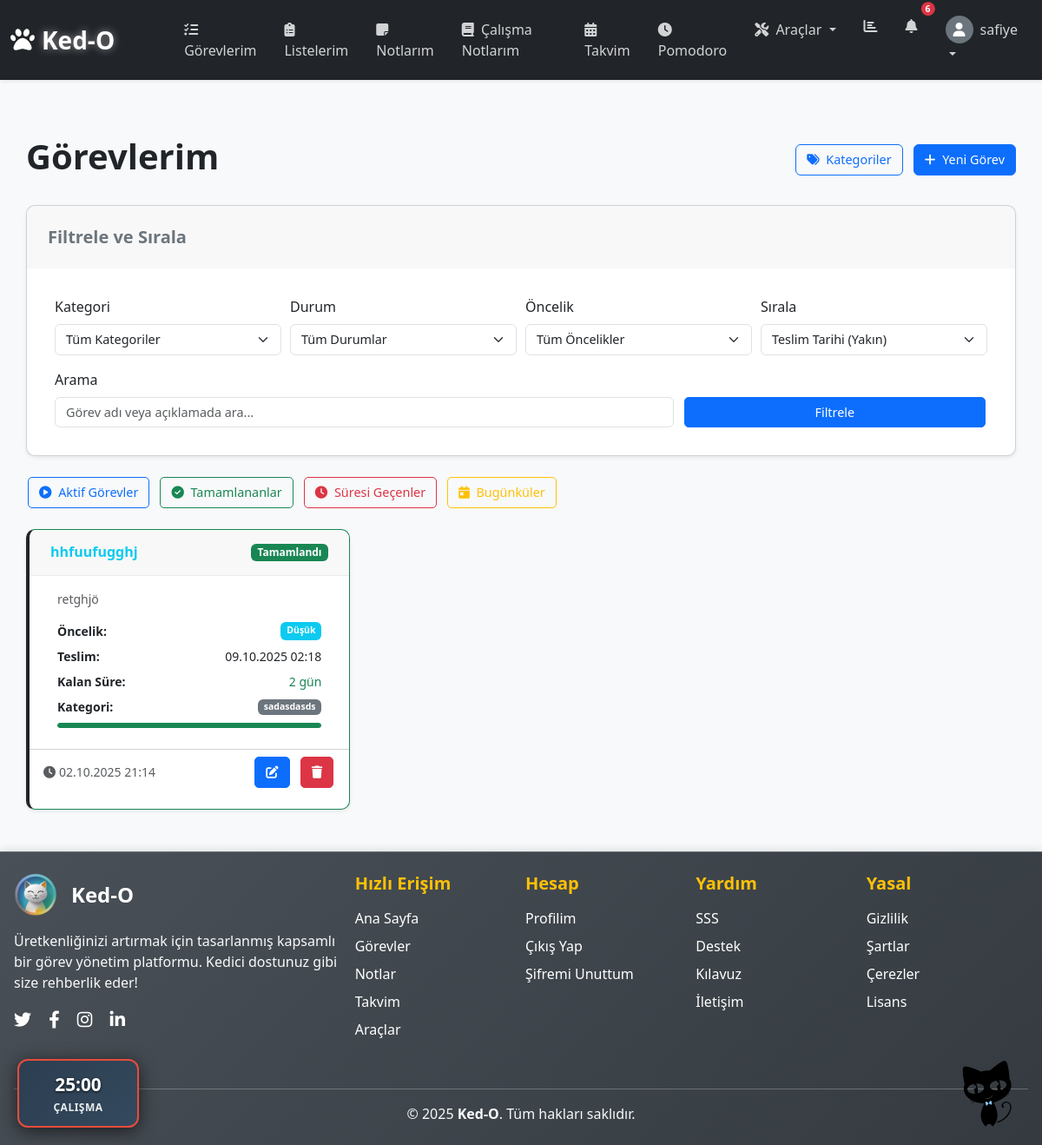
The page /todo/ (signed in) on the database as committed earlier.
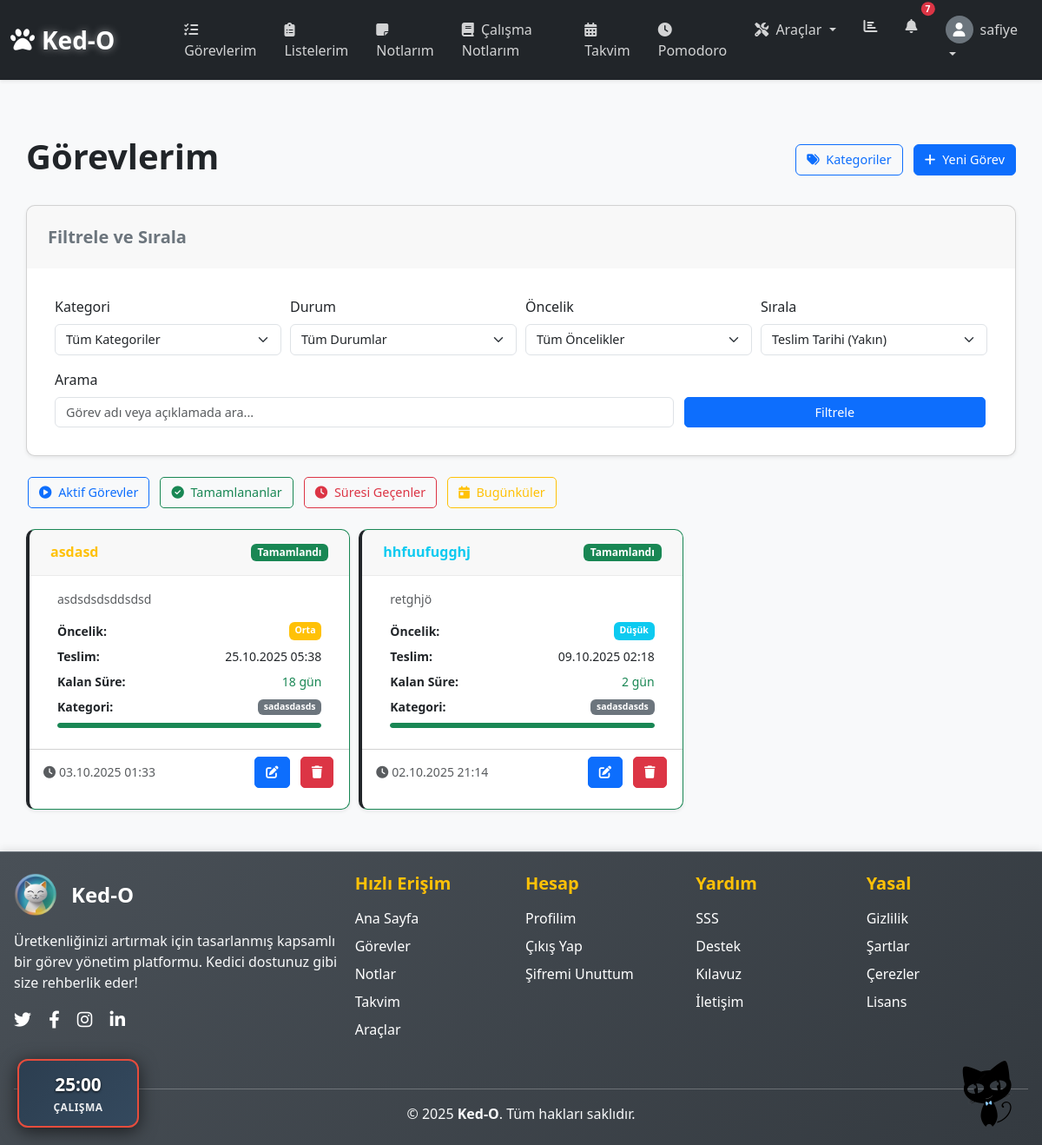
The same page on the database as committed later.
### todo/models.py (models this page shows, shortened)
class Task(models.Model):
    PRIORITY_CHOICES = [
        ('H', 'Yüksek'),
        ('M', 'Orta'),
        ('L', 'Düşük'),
    ]
    STATUS_CHOICES = [
        ('todo', 'Yapılacak'),
        ('in_progress', 'Devam Ediyor'),
        ('completed', 'Tamamlandı'),
        ('overdue', 'Süresi Geçmiş'),
    ]
    user = models.ForeignKey(User, on_delete=models.CASCADE, related_name='tasks')
    title = models.CharField(max_length=200)
    description = models.TextField(blank=True)
    due_date = models.DateTimeField(null=True, blank=True)  # NULL olabilir
    priority = models.CharField(max_length=1, choices=PRIORITY_CHOICES, default='M')
    status = models.CharField(max_length=20, choices=STATUS_CHOICES, default='todo')
    created_at = models.DateTimeField(auto_now_add=True)
    updated_at = models.DateTimeField(auto_now=True)
    completed_at = models.DateTimeField(null=True, blank=True)
    category = models.ForeignKey(
        'Category',
        on_delete=models.SET_NULL,
        null=True,
        blank=True,
        related_name='tasks'
    )
    class Meta:
        ordering = ['-due_date']
        verbose_name_plural = 'Görevler'
        indexes = [
            models.Index(fields=['user', 'due_date']),
            models.Index(fields=['user', 'status']),
            models.Index(fields=['user', 'priority']),
            models.Index(fields=['user', 'category']),
            models.Index(fields=['due_date']),
            models.Index(fields=['status']),
            models.Index(fields=['priority']),
            models.Index(fields=['completed_at']),
            models.Index(fields=['user', 'status', 'due_date']),
            models.Index(fields=['user', 'priority', 'due_date']),
        ]
    @property
    def is_completed(self):
        return self.status == 'completed'
    @property
    def time_remaining(self):
        if not self.due_date:
            return "Süre belirtilmemiş"
        now = timezone.now()
        if self.due_date > now:
            delta = self.due_date - now
            if delta.days > 0:
                return f"{delta.days} gün"
            elif delta.seconds // 3600 > 0:
                return f"{delta.seconds // 3600} saat"
            else:
                return f"{delta.seconds // 60} dakika"
        else:
            return "Süresi doldu"
    @property
    def is_almost_due(self):
        if not self.due_date:
            return False
        now = timezone.now()
        return (self.due_date - now).total_seconds() < 86400 and not self.is_completed and not self.is_overdue

class Category(models.Model):
    user = models.ForeignKey(User, on_delete=models.CASCADE, related_name='todo_categories')
    name = models.CharField(max_length=100)
    color = models.CharField(max_length=7, default='#6c757d')
    slug = models.SlugField(max_length=100, unique=True, blank=True)
    created_at = models.DateTimeField(auto_now_add=True)
    updated_at = models.DateTimeField(auto_now=True)
    class Meta:
        verbose_name_plural = 'Kategoriler'
        ordering = ['name']
        unique_together = ['user', 'name']
        indexes = [
            models.Index(fields=['user', 'name']),
            models.Index(fields=['slug']),
        ]

### todo/views.py (the view, shortened to what this page needs)
# urls.py: path('', views.task_list, name='task_list'),
@login_required
def task_list(request):
    category_id = request.GET.get('category', '')
    status = request.GET.get('status', '')
    priority = request.GET.get('priority', '')
    search = request.GET.get('search', '')
    sort = request.GET.get('sort', '-due_date')
    due_date = request.GET.get('due_date', '')
    tasks = Task.objects.filter(user=request.user).select_related('category')
    quick_filter = request.GET.get('filter', '')
    if category_id:
        tasks = tasks.filter(category__id=category_id)
    if status:
        tasks = tasks.filter(status=status)
    if priority:
        tasks = tasks.filter(priority=priority)
    if search:
        tasks = tasks.filter(
            Q(title__icontains=search) |
            Q(description__icontains=search)
        )
    if due_date:
        try:
            filter_date = datetime.strptime(due_date, '%Y-%m-%d').date()
            tasks = tasks.filter(due_date__date=filter_date)
        except ValueError:
            pass
    tasks = tasks.order_by(sort)
    paginator = Paginator(tasks, 9)  # 3x3 grid için 9 görev
    page_number = request.GET.get('page')
    page_obj = paginator.get_page(page_number)
    categories = Category.objects.filter(user=request.user).only('id', 'name', 'color')
    context = {
        'page_obj': page_obj,
        'status_choices': Task.STATUS_CHOICES,
        'priority_choices': Task.PRIORITY_CHOICES,
        'categories': categories,
        'current_category': category_id,
        'current_status': status,
        'current_priority': priority,
        'current_search': search,
        'current_sort': sort,
        'current_due_date': due_date,
        'current_filter': quick_filter,
        'has_filters': any([category_id, status, priority, search, due_date, quick_filter])
    }
    return render(request, 'todo/task_list.html', context)

### dashboard/templatetags/cat_utils.py (called while the page is built)
@register.simple_tag
def cat_image(image_name, position='fixed-tr', size='md', effect='float', custom_class='', custom_style='', clickable=True):
    if size in SIZE_MAP:
        size_class = SIZE_MAP[size]
        inline_size = ''
    else:
        size_class = ''
        inline_size = f'width: {size};'
    position_class = POSITION_MAP.get(position, POSITION_MAP['fixed-tr'])
    effect_class = EFFECT_MAP.get(effect, EFFECT_MAP['float'])
    clickable_class = 'cat-clickable' if clickable else ''
    html = f'''
    <div class="{position_class} {size_class} {effect_class} {clickable_class} {custom_class}"
         style="{custom_style}">
        <img src="/static/images/{image_name}"
             alt="Sevimli Kedi"
             class="cat-image"
             style="{inline_size}">
    </div>
    '''
    return mark_safe(html)

### user_profile/context_processors.py (called while the page is built)
def badge_notifications(request):
    if request.user.is_authenticated:
        new_badges_count = UserBadge.objects.filter(
            user_profile=request.user.profile,
            is_seen=False
        ).count()
        return {'new_badges_count': new_badges_count}
    return {'new_badges_count': 0}

### todo/templates/todo/task_list.html (shortened to what the changed rows need)
{% extends "core/base.html" %}
{% load static %}
{% load cat_utils %}
{% block content %}
<div class="container mt-4">
    <div class="d-flex justify-content-between align-items-center mb-4">
        <h1>Görevlerim</h1>
    </div>
    {% if page_obj %}
    <div class="row">
        {% for task in page_obj %}
        <div class="col-lg-4 col-md-6 mb-4">
            <div class="card h-100 shadow-sm task-card {% if task.status == 'completed' %}border-success{% elif task.status == 'overdue' %}border-danger{% elif task.priority == 'H' %}border-danger{% elif task.priority == 'M' %}border-warning{% else %}border-info{% endif %}">
                <a href="{% url 'todo:task_detail' task.pk %}" class="text-decoration-none text-dark">
                    <div class="card-header d-flex justify-content-between align-items-center py-3">
                        <h6 class="card-title mb-0 fw-bold text-{% if task.priority == 'H' %}danger{% elif task.priority == 'M' %}warning{% else %}info{% endif %}">
                            {{ task.title|truncatechars:30 }}
                        </h6>
                        <span class="badge bg-{% if task.status == 'completed' %}success{% elif task.status == 'in_progress' %}primary{% elif task.status == 'overdue' %}danger{% else %}secondary{% endif %}">
                            {{ task.get_status_display }}
                        </span>
                    </div>
                    <div class="card-body py-3">
                        <p class="card-text small text-muted">{{ task.description|truncatechars:80|default:"Açıklama yok" }}</p>
                        <div class="task-meta small">
                            <div class="d-flex justify-content-between mb-2">
                                <span class="fw-bold">Öncelik:</span>
                                <span class="badge bg-{% if task.priority == 'H' %}danger{% elif task.priority == 'M' %}warning{% else %}info{% endif %}">
                                    {{ task.get_priority_display }}
                                </span>
                            </div>
                            <div class="d-flex justify-content-between mb-2">
                                <span class="fw-bold">Teslim:</span>
                                <span class="{% if task.is_almost_due %}text-warning fw-bold{% endif %}">
                                    {{ task.due_date|date:"d.m.Y H:i" }}
                                </span>
                            </div>
                            <div class="d-flex justify-content-between mb-2">
                                <span class="fw-bold">Kalan Süre:</span>
                                <span class="{% if task.status == 'overdue' %}text-danger fw-bold{% elif task.is_almost_due %}text-warning{% else %}text-success{% endif %}">
                                    {{ task.time_remaining }}
                                </span>
                            </div>
                            {% if task.category %}
                            <div class="d-flex justify-content-between align-items-center mb-2">
                                <span class="fw-bold">Kategori:</span>
                                <span class="badge" style="background-color: {{ task.category.color }}; color: white;">
                                    {{ task.category.name }}
                                </span>
                            </div>
                            {% endif %}
                        </div>
                        <div class="progress mb-2" style="height: 6px;">
                            {% if task.status == 'completed' %}
                            <div class="progress-bar bg-success" role="progressbar" style="width: 100%"></div>
                            {% elif task.status == 'in_progress' %}
                            <div class="progress-bar bg-primary" role="progressbar" style="width: 50%"></div>
                            {% else %}
                            <div class="progress-bar bg-secondary" role="progressbar" style="width: 10%"></div>
                            {% endif %}
                        </div>
                    </div>
                </a>
                <div class="card-footer bg-transparent d-flex justify-content-between align-items-center py-2">
                    <small class="text-muted">
                        <i class="fas fa-clock me-1"></i>{{ task.updated_at|date:"d.m.Y H:i" }}
                    </small>
                    <div class="d-flex gap-2">
                        <a href="{% url 'todo:task_update' task.pk %}" class="btn btn-primary btn-sm" title="Düzenle">
                            <i class="fas fa-edit"></i>
                        </a>
                        <a href="{% url 'todo:task_delete' task.pk %}" class="btn btn-danger btn-sm" title="Sil">
                            <i class="fas fa-trash"></i>
                        </a>
                    </div>
                </div>
            </div>
        </div>
        {% endfor %}
    </div>
    {% else %}
    <div class="alert alert-info text-center">
        <i class="fas fa-info-circle fa-2x mb-3"></i>
        <h4>Görev bulunamadı</h4>
        <p class="mb-0">Yeni görev eklemek için "Yeni Görev" butonuna tıklayın</p>
    </div>
    {% endif %}
</div>
{% endblock %}

### templates/core/navbar.html (shortened to what the changed rows need)
{% load static %}
<nav class="navbar navbar-expand-lg navbar-dark bg-dark sticky-top shadow-sm">
    <div class="container-fluid">
        <div class="collapse navbar-collapse" id="navbarMain">
            {% if user.is_authenticated %}
                <ul class="navbar-nav ms-auto">
                    <li class="nav-item dropdown">
                        <a class="nav-link position-relative nav-link-custom" href="#" id="notificationsDropdown"
                            role="button" data-bs-toggle="dropdown" aria-expanded="false">
                            <i class="fas fa-bell"></i>
                            {% if unread_notifications_count > 0 %}
                            <span id="notification-count"
                                class="position-absolute top-0 start-100 translate-middle badge rounded-pill bg-danger">
                                {{ unread_notifications_count }}
                            </span>
                            {% else %}
                            <span id="notification-count"
                                class="position-absolute top-0 start-100 translate-middle badge rounded-pill bg-danger d-none"></span>
                            {% endif %}
                        </a>
                    </li>
                </ul>
            {% endif %}
        </div>
    </div>
</nav>

Rows that differ between the two databases and show on the page:
added Task: title "asdasd", status "Tamamlandı", description "asdsdsdsddsdsd", priority "Orta", due_date "25.10.2025 05:38", time_remaining "18 gün", category.name "sadasdasds", updated_at "03.10.2025 01:33"
Other text that changed with them:
{{ unread_notifications_count }}: "6" → "7"
